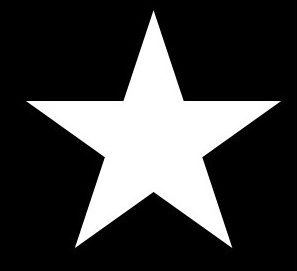
#> input picture 비전/star1.png, 297 x 271 px
$ python 20.py
#> lines starting #> are read from the running program, lines starting #| are printed output that depends on the picture; after the words box and inside, x2 and y2 are one past the last pixel; in counts of white or black regions, pixels touching at a corner belong together
import numpy as np
import cv2

def contour():
    img = cv2.imread('star1.png')
#> img is the input picture: shape (271, 297, 3); mean B, G, R 62.9, 62.8, 62.8
    imgray = cv2.cvtColor(img, cv2.COLOR_BGR2GRAY)
    ret, thr = cv2.threshold(imgray, 127,255,0)
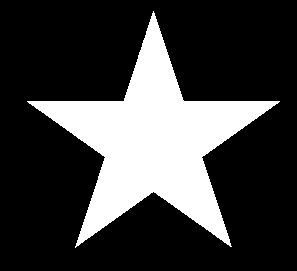
#> thr: shape (271, 297); 24.6% white; 1 white region
    contours, _ = cv2.findContours(thr, cv2.RETR_TREE,
                                   cv2.CHAIN_APPROX_SIMPLE)
#> contours = 1 contour; box (x1, y1, x2, y2) and area: (27, 11, 280, 248) 19389

    cnt = contours[0]
#> cnt = contour of 422 points, box (x1, y1, x2, y2) (27, 11, 280, 248), area 19389

    hull = cv2.convexHull(cnt)
#> hull = [[279, 101], [231, 246], [75, 247], [27, 101], [153, 11]]
    cv2.drawContours(img, [hull], 0, (0,0,255), 2)
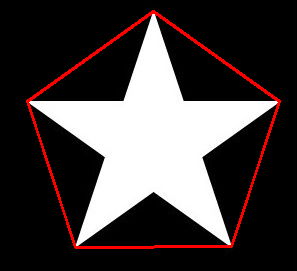
#> img: shape (271, 297, 3); 2.92% of pixels changed, all inside (x1, y1, x2, y2) = (26, 10, 281, 249)

    hull = cv2.convexHull(cnt, returnPoints = False)
#> hull = [361, 257, 166, 61, 0]
    defects = cv2.convexityDefects(cnt, hull)
#> defects = [[361, 0, 362, 14136], [0, 61, 60, 14285], [61, 166, 106, 14492], [166, 257, 211, 14208], [257, 361, 316, 14451]]

    for i in range(defects.shape[0]):
        sp, ep, fp, dist = defects[i,0]
        start = tuple(cnt[sp][0])
        end = tuple(cnt[ep][0])
        farthest = tuple(cnt[fp][0])

        cv2.circle(img, farthest, 5, (0,255,0), -1)
#> this loop made 5 passes
#> (sp, ep, fp, dist, start, end, farthest) on passes 1 to 5: (361, 0, 362, 14136, (279, 101), (153, 11), (184, 101)), (0, 61, 60, 14285, (153, 11), (27, 101), (123, 101)), (61, 166, 106, 14492, (27, 101), (75, 247), (105, 157)), (166, 257, 211, 14208, (75, 247), (231, 246), (153, 191)), (257, 361, 316, 14451, (231, 246), (279, 101), (201, 157))
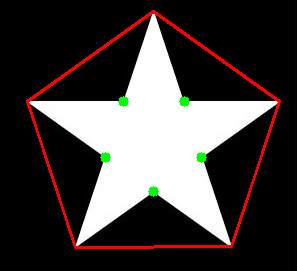
#> img: shape (271, 297, 3); 0.5% of pixels changed, all inside (x1, y1, x2, y2) = (100, 96, 207, 197)

    cv2.imshow('defects', img)
    cv2.waitKey(0)
    cv2.destroyAllWindows()

contour()
